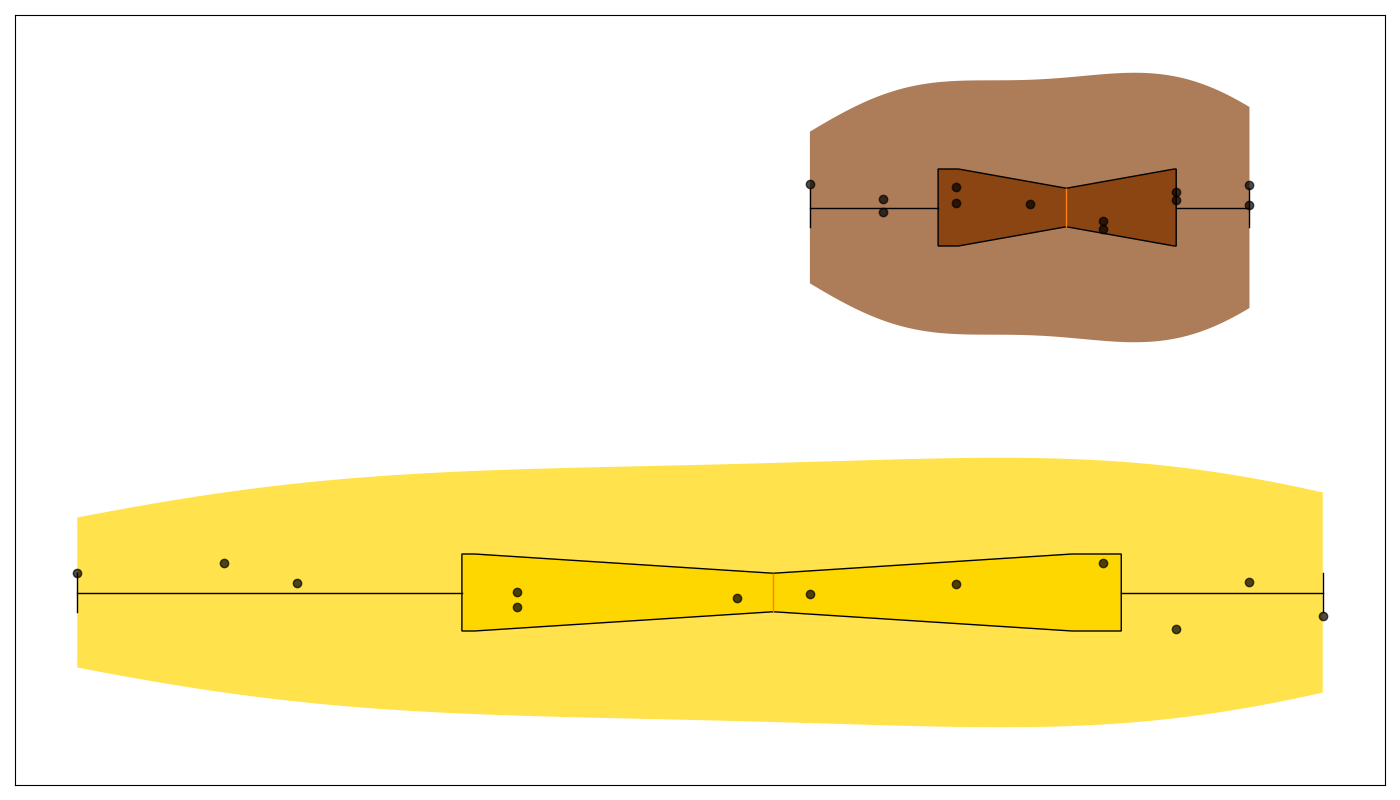

Recreate this plot in Python.
import matplotlib.pyplot as plt
import numpy as np

temperate_temperatures = [12, 15, 18, 21, 24, 27, 29, 28, 26, 22, 18, 14]
tropical_temperatures = [22, 23, 24, 25, 26, 27, 28, 28, 27, 26, 24, 23]
data = [temperate_temperatures, tropical_temperatures]

fig, ax = plt.subplots(figsize=(14, 8))

vparts = ax.violinplot(data, vert=False, showmeans=False, showmedians=False, showextrema=False, widths=0.7)

# Manually assigned colors
colors = ['#FFD700', '#8B4513']

for i, pc in enumerate(vparts['bodies']):
    pc.set_facecolor(colors[i])
    pc.set_edgecolor('none')
    pc.set_alpha(0.7)

box = ax.boxplot(data, patch_artist=True, notch=True, vert=False, widths=0.2, showfliers=False)

for patch, color in zip(box['boxes'], colors):
    patch.set_facecolor(color)

# Remove the setting for medians, whiskers, and caps

for i, temp_data in enumerate(data):
    y = np.random.normal(i + 1, 0.04, size=len(temp_data))
    ax.scatter(temp_data, y, alpha=0.7, color='black', zorder=5)

# Remove the grids
plt.xticks([])
plt.yticks([])

plt.tight_layout()
plt.show()
